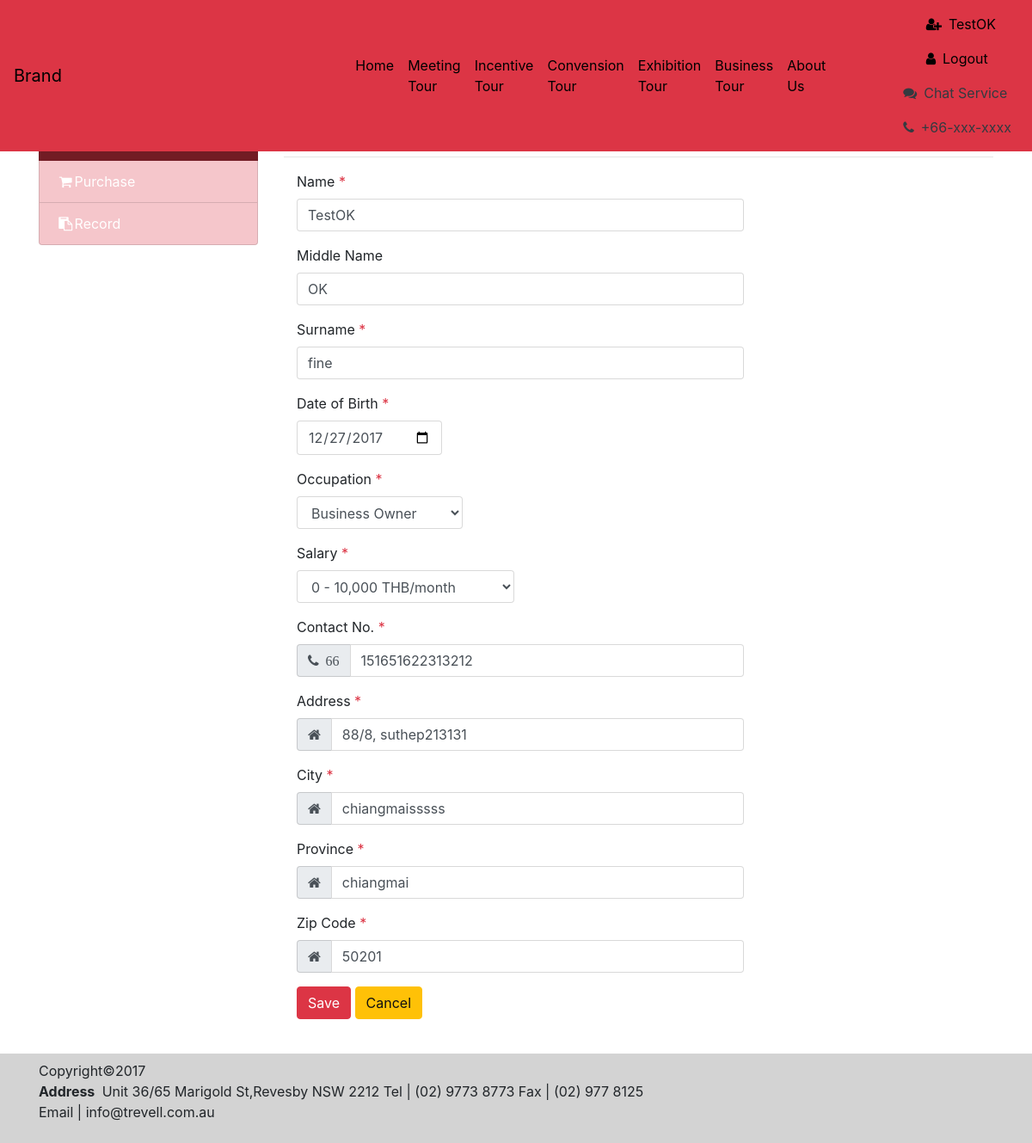
The app's page /Chinese_Tour/editInfo.php (signed in) with its own data.
### tables this page shows
CREATE TABLE `member` (
  `id` int(11) NOT NULL,
  `username` varchar(50) NOT NULL,
  `password` varchar(60) NOT NULL,
  `first_name` varchar(50) NOT NULL,
  `middle_name` varchar(50) NOT NULL,
  `last_name` varchar(50) NOT NULL,
  `dob` date NOT NULL,
  `country_code` int(11) NOT NULL,
  `phone` varchar(15) NOT NULL,
  `email` varchar(50) NOT NULL,
  `address` varchar(100) NOT NULL,
  `city` varchar(50) NOT NULL,
  `province` varchar(50) NOT NULL,
  `zipcode` varchar(6) NOT NULL,
  `occupation` int(11) NOT NULL,
  `salary` int(11) NOT NULL,
  `active` int(11) NOT NULL DEFAULT '0',
  `hash` varchar(60) NOT NULL
);

### Chinese_Tour/editInfo.php (the view, shortened to what this page needs)
<?php
    include('module/session.php');
    $id = $_SESSION['login_id'];
  $sql_db =  "SELECT * FROM `member` WHERE id=$id" ;
  $result2 = mysqli_query($conn,$sql_db);
  $data = mysqli_fetch_array($result2);
  $firstname_db = $data['first_name'];
  $middlename_db = $data['middle_name'];
  $lastname_db = $data['last_name'];
  $phone_db = $data['phone'];
  $salary_db = $data['salary'];
  $occupation_db = $data['occupation'];
  $date_of_birth = $data['dob'];
  $address_db = $data['address'];
  $city_db = $data['city'];
  $province_db = $data['province'];
  $zipcode_db = $data['zipcode'];
?>
<!DOCTYPE html>
<html lang="en">
<head>
    <link rel="stylesheet" href="https://maxcdn.bootstrapcdn.com/font-awesome/4.6.1/css/font-awesome.min.css">
    <link href="vendor/bootstrap/css/bootstrap.min.css" rel="stylesheet">
    <link href="css/modern-business.css" rel="stylesheet">
</head>
<body>
  <?php
    include 'component/header.php';
    ?>
  <br><br>
  <div class="container">
    <div class="row">
      <div class="col-lg-3 mb-4">
        <div class="list-group admin-menu">
          <a href="Profile.php" class="list-group-item list-group-item-danger active text-white"><i class="fa fa-user fa-fw"></i>Profile</a>
          <a href="Purchase.php" class="list-group-item list-group-item-danger text-white"><i class="fa fa-shopping-cart fa-fw"></i>Purchase</a>
          <a href="Record.php" class="list-group-item list-group-item-danger text-white"><i class="fa fa-clipboard fa-fw"></i>Record</a>
        </div>
      </div>
      <div class="col-lg-9 mb-4">
        <h3 class="entry-title"><span><br>Account Information</span> </h3>
        <hr>
        <form action='php_edit_func.php' method="post">
      <div class="form-group">
        <label class="control-label col-sm-8">Name <span class="text-danger">*</span></label>
        <div class="col-sm-8">
          <div class="input-group">
            <input onkeyup = "Validate(this)" id="txt" type="text" class="form-control" name="firstname" id="firstname" value= "<?php echo $firstname_db ?>"required>
          </div>
        </div>
      </div>
      <div class="form-group">
        <label class="control-label col-sm-8">Middle Name</label>
        <div class="col-sm-8">
          <div class="input-group">
            <input onkeyup = "Validate(this)" type="text" class="form-control" name="middlename" id="middlename" value="<?php echo $middlename_db ?>">
          </div>
        </div>
      </div>
      <div class="form-group">
        <label class="control-label col-sm-8">Surname <span class="text-danger">*</span></label>
        <div class="col-sm-8">
          <div class="input-group">
            <input onkeyup = "Validate(this)" type="text" class="form-control" name="surname" id="surname" value="<?php echo $lastname_db ?>" required>
          </div>
        </div>
      </div>
      <div class="form-group">
        <label class="control-label col-sm-8">Date of Birth <span class="text-danger">*</span></label>
        <div class="col-md-8 col-sm-9">
          <div class="form-inline">
            <div class="form-group">
            <input required id="dob" name="dob" class="form-control" type="date" value="<?php echo $date_of_birth ?>"/>
            </div>
          </div>
        </div>
      </div>
      <div class="form-group">
        <label class="control-label col-sm-8">Occupation<span class="text-danger"> *</span></label>
        <div class="form-inline col-md-8 col-sm-9">
          <select name="Occupation" class="form-control"  required >
    <option value="1" <?php if($occupation_db == 1) echo "selected"; ?>>Business Owner</option>
          </select>
      </div>
      </div>
      <div class="form-group">
        <label class="control-label col-sm-8">Salary<span class="text-danger"> *</span></label>
        <div class="form-inline col-md-8 col-sm-9">
          <select name="salary" class="form-control" required>
            <option value="1" <?php if($salary_db == 1) echo "selected"; ?> >0&nbsp;-&nbsp;10,000&nbsp;THB/month</option>
          </select>
      </div>
      </div>
      <div class="form-group">
        <label class="control-label col-sm-8">Contact No. <span class="text-danger">*</span></label>
        <div class="col-sm-8">
          <div class="input-group">
            <span class="input-group-addon"><i class="fa fa-phone">&nbsp;&nbsp;66</i></span>
          <input onkeyup="validatephone(this);" type="text" class="form-control phone" maxlength="9" name="contactnum" id="contactnum" value="<?php echo $phone_db ?>" required>
          </div>
        </div>
      </div>
      <div class="form-group">
        <label class="control-label col-sm-8">Address <span class="text-danger">*</span></label>
        <div class="col-sm-8">
          <div class="input-group">
            <span class="input-group-addon req"><i class="fa fa-home"></i></span>
            <input required name="address" type="text" class="form-control inputpass" minlength="4" maxlength="50" value="<?php echo $address_db ?>" id="address" placeholder="Address" />
          </div>
        </div>
      </div>
      <div class="form-group">
        <label class="control-label col-sm-8">City <span class="text-danger">*</span></label>
        <div class="col-sm-8">
          <div class="input-group">
            <span class="input-group-addon req"><i class="fa fa-home"></i></span>
          <input onkeyup = "Validate(this)" id="txt" type="text" class="form-control" name="city" id="city" value="<?php echo $city_db ?>" placeholder="City" required>
          </div>
        </div>
      </div>
      <div class="form-group">
        <label class="control-label col-sm-8">Province <span class="text-danger">*</span></label>
        <div class="col-sm-8">
          <div class="input-group">
            <span class="input-group-addon req"><i class="fa fa-home"></i></span>
            <input onkeyup = "Validate(this)" id="txt" type="text" class="form-control" name="province" id="province" value="<?php echo $province_db ?>" placeholder="Province" required>
          </div>
        </div>
      </div>
      <div class="form-group">
        <label class="control-label col-sm-8">Zip Code <span class="text-danger">*</span></label>
        <div class="col-sm-8">
          <div class="input-group">
            <span class="input-group-addon req"><i class="fa fa-home"></i></span>
          <input onkeyup="validatephone(this);" type="text" class="form-control phone" maxlength="5" name="zipcode" value="<?php echo $zipcode_db ?>" id="zipcode" placeholder="Zip Code" required>
          </div>
        </div>
      </div>
      <div class="form-group">
        <div class="col-sm-8 float-none">
          <input type="submit" class="btn btn-danger btn-md" value="Save" name='save'>
          <input name="Submit" type="button" value="Cancel" onclick="window.location.href='Profile.php'" class="btn btn-warning">
        </div>
      </div>
      </form>
    </div>
  </div>
</div>
<?php
    include 'component/footer.php';
    ?>
</body>
</html>

### Chinese_Tour/css/modern-business.css (style rules this page uses)
body { padding-top: 54px; }
@media (min-width: 992px) { body { padding-top: 56px; } }
a { color: #000 !important; }
html,body { height:100%; }
.carousel,.item,.active { height:100%; }

### records on screen
member: firstname "TestOK", middlename "OK", surname "fine", dob "12/27/2017", Occupation "Business Owner", salary "0 - 10,000 THB/month", contactnum "151651622313212", address "88/8, suthep213131", city "chiangmaisssss", province "chiangmai", zipcode "50201"

### other values on screen
$GLOBALS['firstname'] "TestOK"
